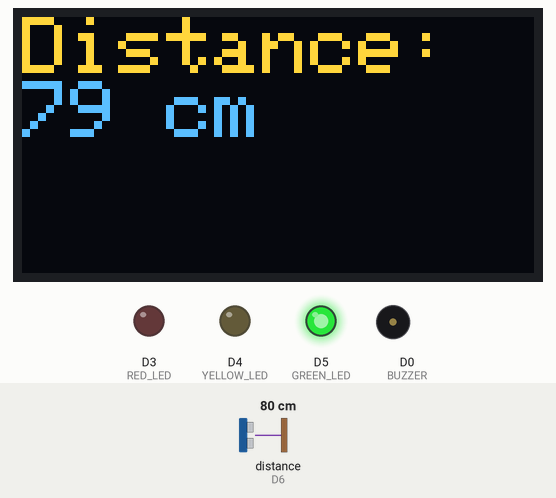
This sketch was run on a simulated ESP8266 (NodeMCU). Shown: 128×64 one-colour display, output pins drawn as LEDs (lit = HIGH), buzzer (waves = sounding). Wiring (inferred from the names in the program): ultrasonic range finder: trigger D7; echo D6. The inputs (shaded band) are chosen by the test bench; at power-on: distance to the obstacle (sensor on D6) 80 cm. The echo pulse lasts 58.3 µs per cm; the OLED is the two-colour kind (top 16 rows yellow); the display library's start-up logo is not drawn; pins used as bus, display or sensor lines are not drawn; what the sketch prints to the serial monitor is not drawn.

Above: at 3.2 s.
3.3 s: distance to the obstacle (sensor on D6) set to 24 cm
At 5.3 s:
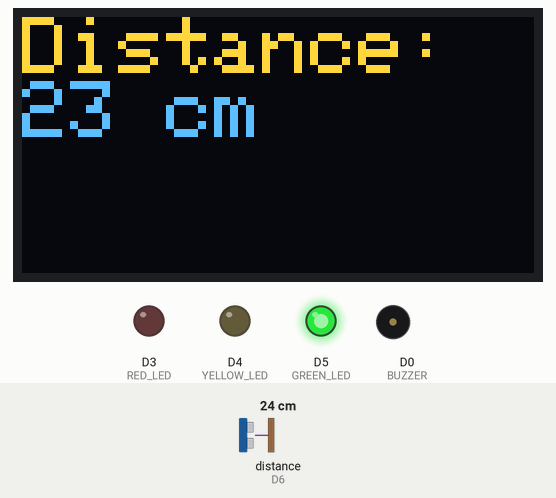
5.6 s: distance to the obstacle (sensor on D6) set to 19 cm
At 7.5 s:
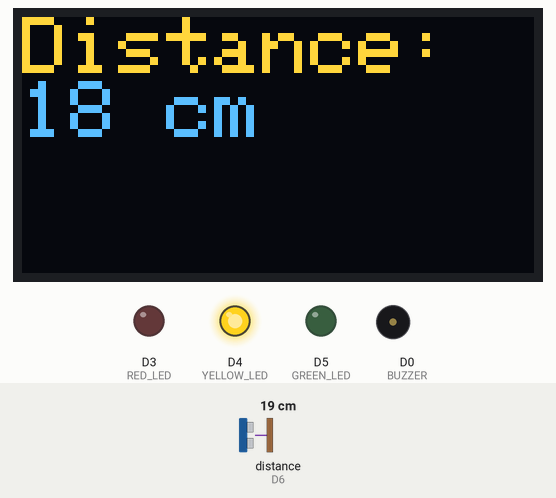
9.7 s: distance to the obstacle (sensor on D6) set to 13 cm
At 11.03 s:
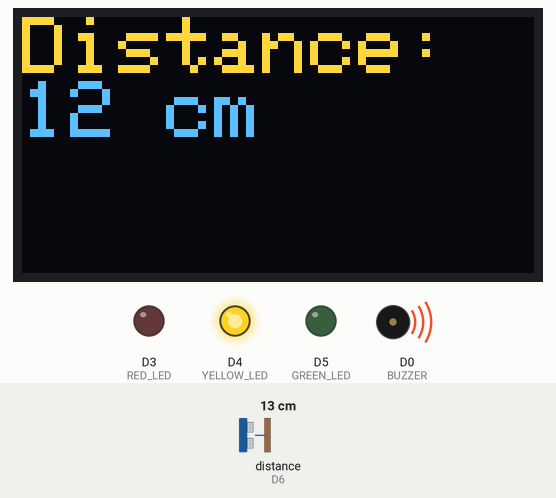
12.2 s: distance to the obstacle (sensor on D6) set to 10 cm
At 12.6 s:
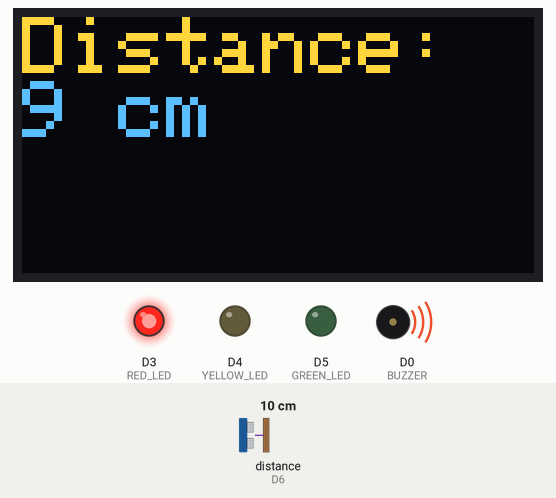
13.8 s: distance to the obstacle (sensor on D6) set to 35 cm
At 15.0 s:
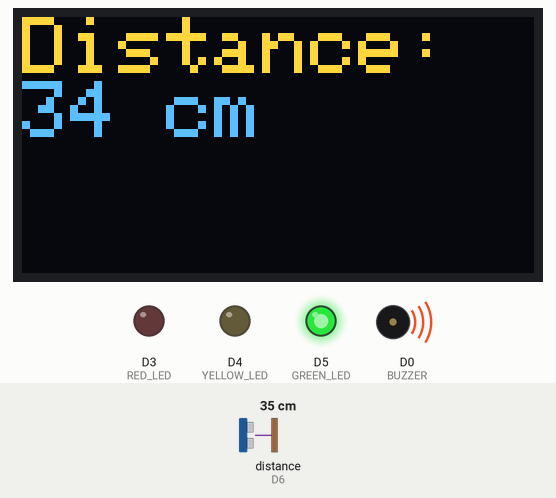
Timing chart, 0 to 16.8 s (numbered marks = the images above; inputs shaded):
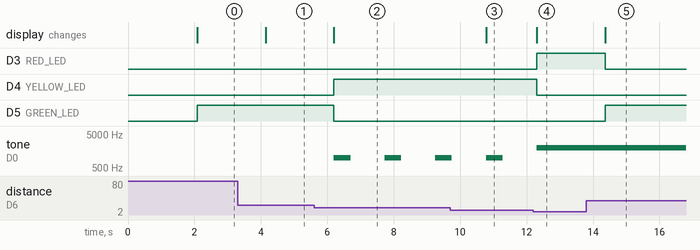

The sketch:

Parking-sensor.ino
```cpp
#include <Wire.h>
#include <Adafruit_GFX.h>
#include <Adafruit_SSD1306.h>

#define SCREEN_WIDTH 128
#define SCREEN_HEIGHT 64
#define OLED_RESET    -1
Adafruit_SSD1306 display(SCREEN_WIDTH, SCREEN_HEIGHT, &Wire, OLED_RESET);

#define TRIGGER_PIN D7
#define ECHO_PIN D6
#define GREEN_LED D5
#define YELLOW_LED D4
#define RED_LED D3
#define BUZZER D0

void setup() {
  Serial.begin(9600);
  pinMode(TRIGGER_PIN, OUTPUT);
  pinMode(ECHO_PIN, INPUT);
  pinMode(GREEN_LED, OUTPUT);
  pinMode(YELLOW_LED, OUTPUT);
  pinMode(RED_LED, OUTPUT);
  pinMode(BUZZER, OUTPUT);

  if(!display.begin(SSD1306_SWITCHCAPVCC, 0x3C)) {
      Serial.println(F("SSD1306 allocation failed"));
      for(;;);
  }

  display.display();
  delay(2000);
  display.clearDisplay();
}

void loop() {
  long duration, distance;
  digitalWrite(TRIGGER_PIN, LOW);
  delayMicroseconds(2);
  digitalWrite(TRIGGER_PIN, HIGH);
  delayMicroseconds(10);
  digitalWrite(TRIGGER_PIN, LOW);
  duration = pulseIn(ECHO_PIN, HIGH);
  distance = duration * 0.034 / 2; // Speed of sound is 0.034 cm/us

  display.clearDisplay();
  display.setTextSize(2); // Increase text size
  display.setTextColor(SSD1306_WHITE);
  display.setCursor(0,0);
  display.print("Distance: ");
  display.print(distance);
  display.print(" cm");
  display.display();

  Serial.print("Distance: ");
  Serial.print(distance);
  Serial.println(" cm");

  if(distance > 20) {
    digitalWrite(GREEN_LED, HIGH);
    digitalWrite(YELLOW_LED, LOW);
    digitalWrite(RED_LED, LOW);
    analogWrite(BUZZER, 0); // Turn off the buzzer
  }
  else if(distance <= 20 && distance > 10) {
    digitalWrite(GREEN_LED, LOW);
    digitalWrite(YELLOW_LED, HIGH);
    digitalWrite(RED_LED, LOW);
    tone(BUZZER, 1000); // Low frequency buzzer tone
    delay(500); // Adjust the delay between each beep for the yellow function
    noTone(BUZZER); // Stop the buzzer
  }
  else {
    digitalWrite(GREEN_LED, LOW);
    digitalWrite(YELLOW_LED, LOW);
    digitalWrite(RED_LED, HIGH);
    tone(BUZZER, 2000); // High frequency buzzer tone
  }

  delay(1000); // Adjust for your application
}
```

Measured:
- the behaviour switches between 22 and 21 cm on distance to the obstacle (sensor on D6) (found by bisection; images 1 and 2)
- the behaviour switches between 12 and 11 cm on distance to the obstacle (sensor on D6) (found by bisection; images 3 and 4)
- after the input at 3.3 s, the display: changes after 0.84 s (image 1)
- after the input at 5.6 s, D4 (YELLOW_LED): LOW → HIGH after 0.60 s; D5 (GREEN_LED): HIGH → LOW after 0.60 s; tone on D0 (BUZZER): alternates 1000 Hz for 0.50 s and silent for 1.0 s, starting after 0.60 s; the display: changes after 0.60 s (image 2)
- after the input at 9.7 s, the display: changes after 1.1 s (image 3)
- after the input at 12.2 s, D3 (RED_LED): LOW → HIGH after 0.11 s; D4 (YELLOW_LED): HIGH → LOW after 0.11 s; the display: changes after 0.11 s (image 4)
- after the input at 13.8 s, D3 (RED_LED): HIGH → LOW after 0.56 s; D5 (GREEN_LED): LOW → HIGH after 0.56 s; the display: changes after 0.56 s (image 5)
